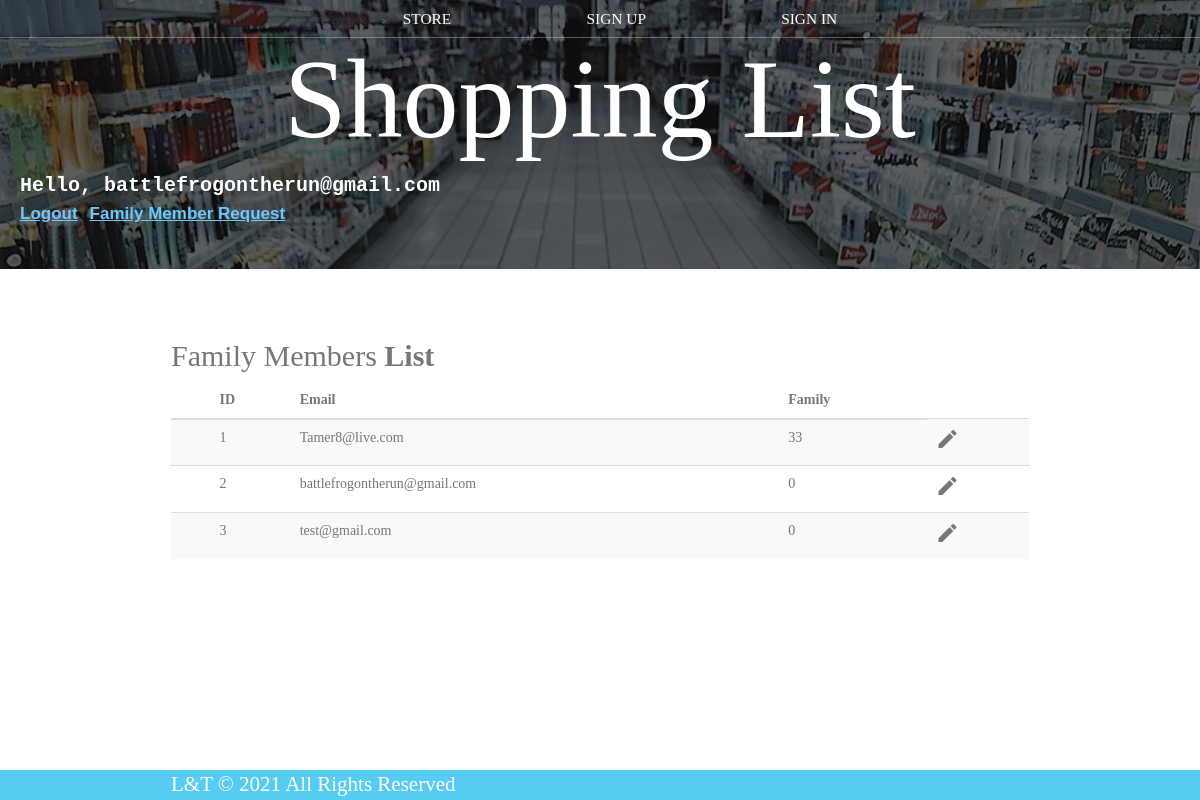
The page /family-members-control.php (signed in) on the database its author committed.
### tables this page shows
CREATE TABLE `users` (
  `id` int(11) NOT NULL,
  `Nickname` varchar(255) NOT NULL,
  `Email` varchar(320) NOT NULL,
  `Phone` varchar(15) NOT NULL,
  `pass_word` varchar(11) NOT NULL,
  `reset_link_token` varchar(90) NOT NULL,
  `exp_date` timestamp NOT NULL DEFAULT current_timestamp() ON UPDATE current_timestamp(),
  `email_verification_link` varchar(255) NOT NULL,
  `email_verified_at` timestamp NULL DEFAULT NULL,
  `family_list` varchar(11) DEFAULT '0',
  `Admin` int(11) DEFAULT 0
);

### family-members-control.php (the view, shortened to what this page needs)
<?php
include 'dbConnection.php';
?>
<!DOCTYPE html>
<html lang="en">
<head>
	<link rel="stylesheet" href="https://maxcdn.bootstrapcdn.com/font-awesome/4.7.0/css/font-awesome.min.css">
	<link rel="stylesheet" href="https://maxcdn.bootstrapcdn.com/bootstrap/3.3.7/css/bootstrap.min.css">
	<link rel="stylesheet" href="styles.css" />
</head>
<body>
	<header class="main-header">
		<nav class="main-nav nav">
			<ul>
				<li><a href="index.php">STORE</a></li>
				<li><a href="Sign_up.php">SIGN UP</a></li>
				<li><a href="Sign_in.php">SIGN IN</a></li>
			</ul>
		</nav>
		<h1 class="band-name band-name-large">Shopping List</h1>
		<div id="login">
			<?php
			if (isset($_SESSION['Email'])) {
				print "Hello, " . $_SESSION["Email"];
			?>
				<a href="logout.php"><br>Logout</a>
				<?php
				if (isset($_SESSION["Admin"]))
					if ($_SESSION["Admin"] == 1) {
				?>
					<a href="family-members-control.php">Admin Privileges</a>
				<?php
					} else {
				?>
					<a href="family_request_forum.php">Family Member Request</a>
				<?php
					}
				?>
			<?php
			}
			?>
	</header><br><br>
	<div class="container">
		<div class="table-wrapper">
			<div class="table-title">
				<div class="row">
					<div class="col-sm-6">
						<h2>Family Members<b> List</b></h2>
					</div>
					<div class="col-sm-6">
					</div>
				</div>
			</div>
			<table class="table table-striped table-hover">
				<thead>
					<tr>
						<th>
						</th>
						<th>ID</th>
						<th>Email</th>
						<th>Family</th>
					</tr>
				</thead>
				<tbody>
					<?php
					$result = mysqli_query($conn, "SELECT * FROM users");
					$i = 1;
					while ($row = mysqli_fetch_array($result)) {
					?>
						<tr id="<?php echo $row["id"]; ?>">
							<td>
							</td>
							<td><?php echo $i; ?></td>
							<td><?php echo $row["Email"]; ?></td>
							<td><?php echo $row["family_list"]; ?></td>
							<td>
								<a href="#editEmployeeModal" class="edit" data-toggle="modal">
									<i class="material-icons update" data-toggle="tooltip" data-id="<?php echo $row["id"]; ?>" data-email="<?php echo $row["Email"]; ?>" data-family="<?php echo $row["family_list"]; ?>" title="Edit"></i>
								</a>
							</td>
						</tr>
					<?php
						$i++;
					}
					?>
				</tbody>
			</table>
		</div>
	</div>
	<footer class="main-footer">
		<div class="container main-footer-container">
			<h4 class="band-name">L&T © 2021 All Rights Reserved</h4>
		</div>
	</footer>
</body>
</html>

### styles.css (style rules this page uses)
* { box-sizing: border-box; font-family: Raleway; color: #777; }
html, body { margin: 0; padding: 0; min-height: 100%; }
.nav ul { margin: 0; }
.nav li { display: inline; }
.nav a { display: inline-block; padding: .5em; color: white; text-decoration: none; }
.main-nav { text-align: center; font-size: 1.1em; font-weight: lighter; border-bottom: 1px solid rgba(255, 255, 255, .3) }
.main-nav li { padding: 0 5%; }
.main-header { background-color: rgba(0, 0, 0, .6); background-image: url("Images/cartbg.jpg"); background-blend-mode: multiply; background-size: cover; padding-bottom: 30px; }
.band-name { text-align: center; margin: 0; font-size: 1.5em; font-weight: normal; color: white; }
.band-name-large { font-size: 8em; }
.container { max-width: 900px; margin: 0 auto; padding: 0 1.5em; }
.main-footer { background-color: #56CCF2; color: white; padding: .25em 0; }
.main-footer-container { display: flex; align-items: center; }
#login { color: white; padding: 10px 10px 10px 20px; font-size: 20px; display: block; border-radius: 5px; font-weight: bolder; font-family: 'Courier New', Courier, monospace; }
#login a { font-size: 17px; font-weight: bolder; color: rgb(108, 201, 255); text-decoration: underline; font-family:'Trebuchet MS', 'Lucida Sans Unicode', 'Lucida Grande', 'Lucida Sans', Arial, sans-serif }
footer { position: fixed; left: 0; bottom: 0; width: 100%; background-color: lightgray; color: black; text-align: center; font-weight: bold; }

### rows shown on the page
users: Email "Tamer8@live.com", family_list "33"
users: Email "battlefrogontherun@gmail.com", family_list "0"
users: Email "test@gmail.com", family_list "0"

### other values the page prints
$_SESSION["Email"] "battlefrogontherun@gmail.com"
